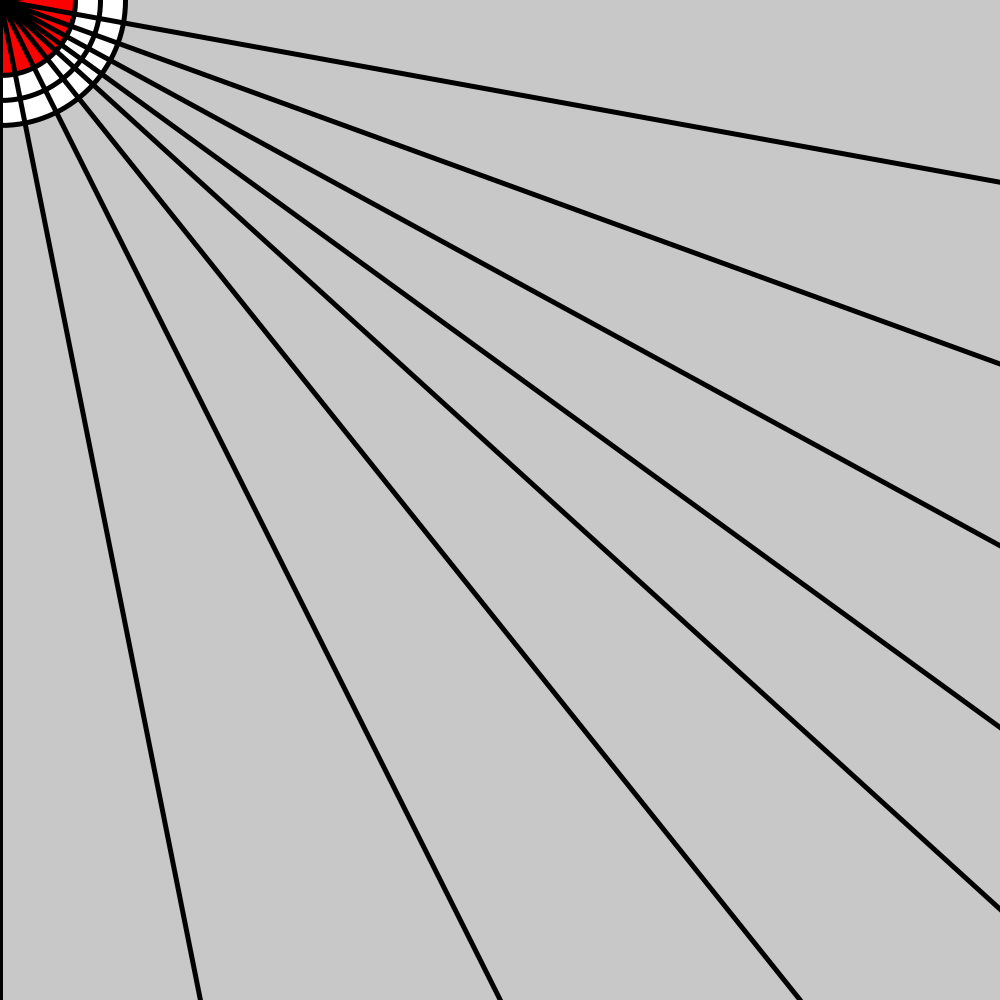
Frame 1 (no input)
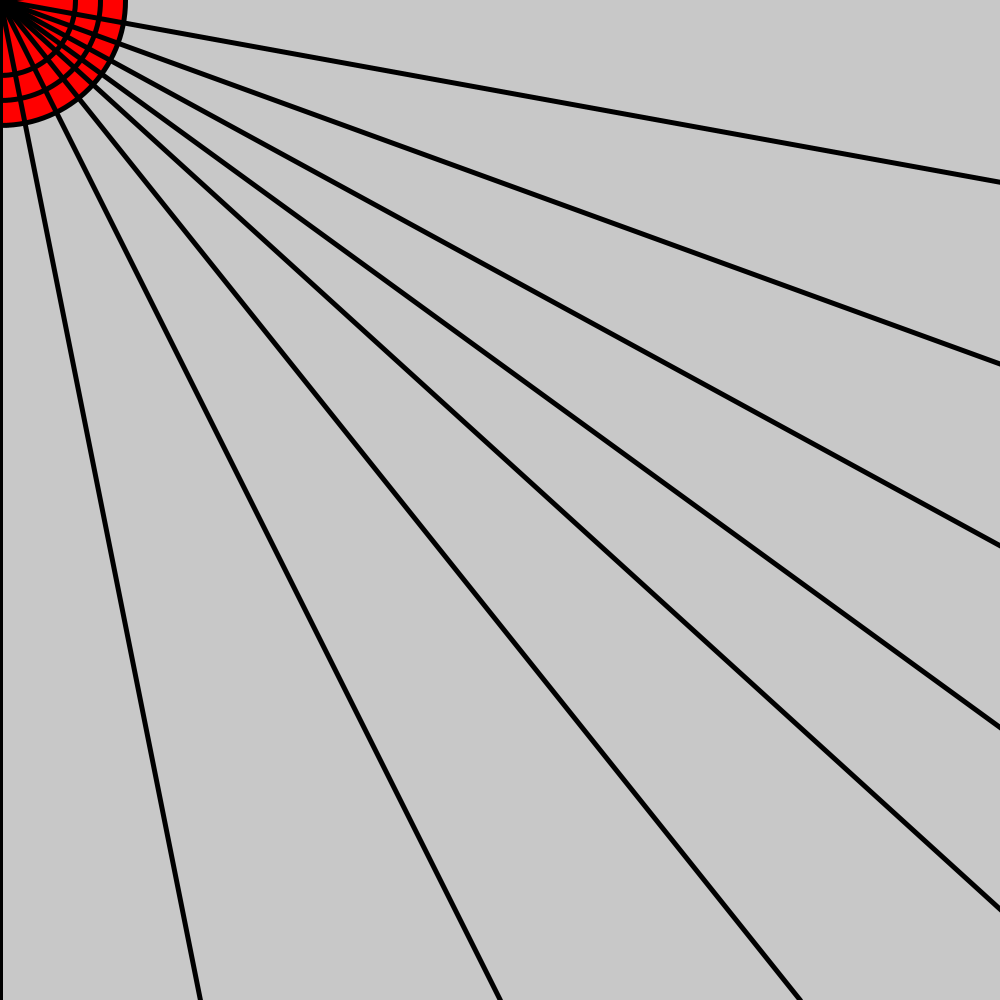
Frame 60 (the mouse pressed at the canvas centre just before this capture)
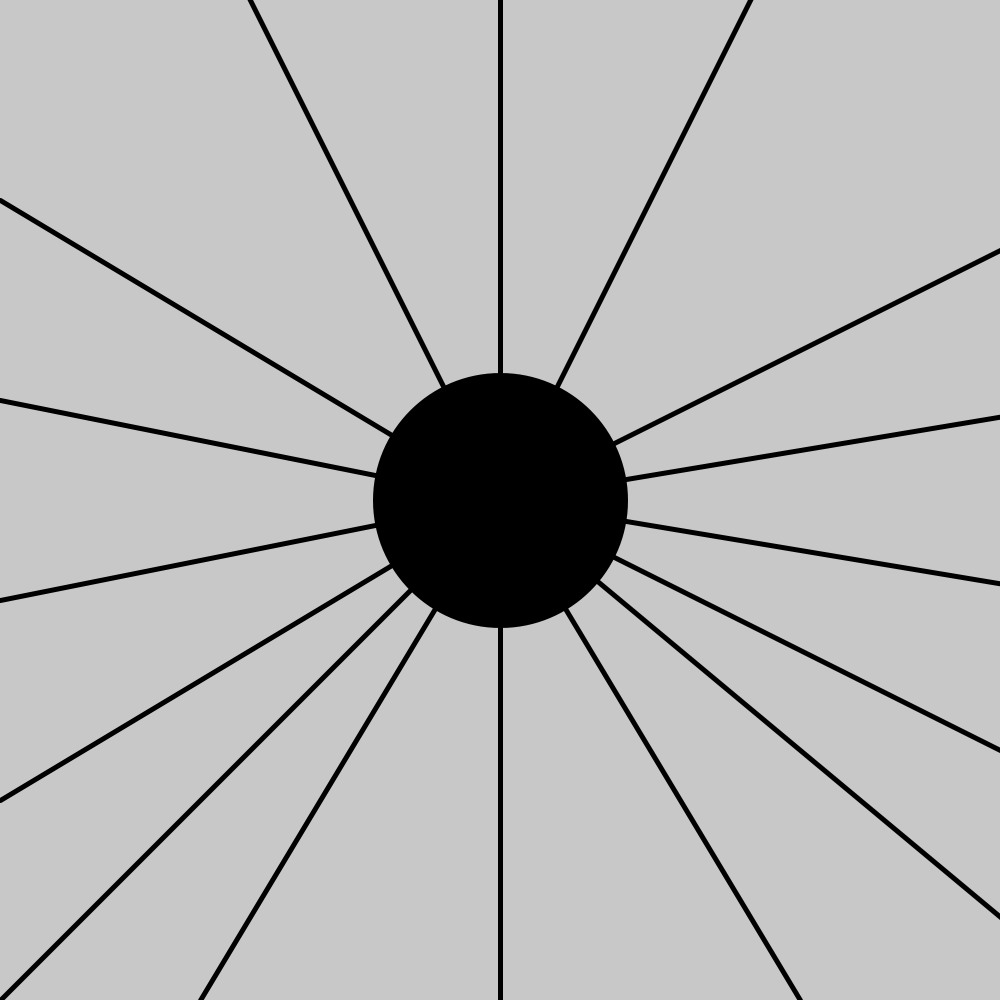
Frame 120 (the mouse held since frame 60 and released just before this capture)

The Processing sketch that drew these frames (run headless with seeded random() and noise(); from frame 60 on, the mouse is pressed at the canvas centre):

// Processing sketch: Target_Practicev2
// ── Target_Practicev2.pde
// Target Practice Samuel C

void setup(){
  size (1000,1000);
}

void draw() {
  int d = 150; 
  float e = 200; 
  float f = 250;
  background (200);
  strokeWeight(5);
  ellipse(mouseX, mouseY, f, f); // target 1
  ellipse(mouseX, mouseY, e, e); // target 2
 
 if (mousePressed == true) {
  fill(0);
} else if (mouseX < 300 && mouseY < 200) {
  fill(255, 0, 0);
} else if (mouseX > 700 && mouseY < 200) {
  fill(0, 255, 0);
} else if (mouseX < 300 && mouseY > 800) {
  fill(0, 0, 255);
} else if (mouseX > 700 && mouseY > 800) {
  fill(255, 255, 0);
} else {
  fill(255);
}
ellipse(mouseX, mouseY, d, d); // target 3

  line(200,-100,mouseX,mouseY); // line 1
  line(500,-100,mouseX,mouseY); // line 2
  line(800,-100, mouseX,mouseY); // line 3
  line(0,200,mouseX,mouseY); // line 4
  line(0,400,mouseX,mouseY); // line 5
  line(0,600,mouseX,mouseY); // line 6
  line(0,800,mouseX,mouseY); // line 7
  line(0,1000,mouseX,mouseY); // line 8
  line(200,1000,mouseX,mouseY); // line 9
  line(500,1000,mouseX,mouseY); // line 10
  line(800,1000,mouseX,mouseY); // line 11
  line(1100,1000,mouseX,mouseY); // line 12
  line(1100,800,mouseX,mouseY); // line 13
  line(1100,600,mouseX,mouseY); // line 14
  line(1100,400,mouseX,mouseY); // line 15
  line(1100,200,mouseX,mouseY); // line 16
}
